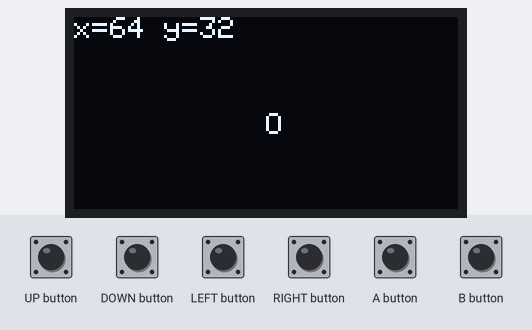
The sketch below on a simulated Arduboy, built with avr-gcc and run on an emulated ATmega32U4. Shown: 128×64 one-colour display. The inputs (shaded band) are chosen by the test bench.

Above: at 1.2 s.
1.3 s: B button pressed for 0.15 s
At 1.7 s:
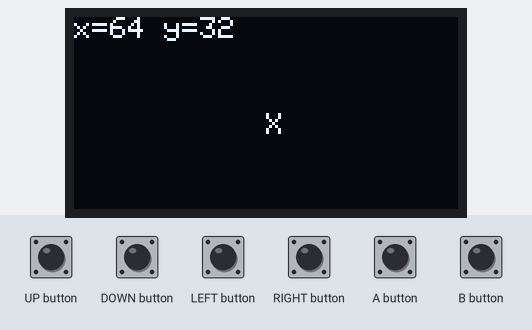
2.9 s: UP button pressed for 1 s
At 4.4 s:
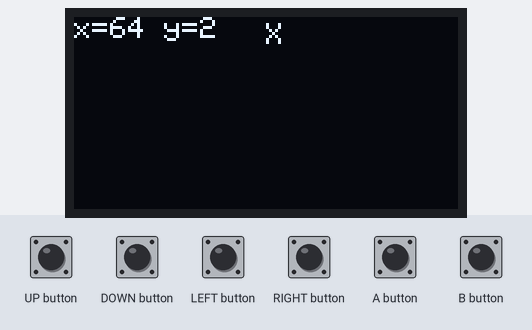
5.4 s: LEFT button pressed for 1 s
At 7.5 s:
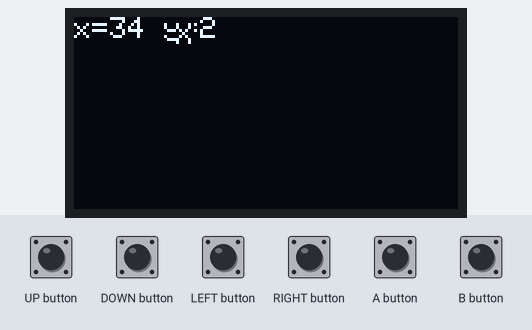
7.9 s: DOWN button pressed for 0.15 s
At 8.6 s:
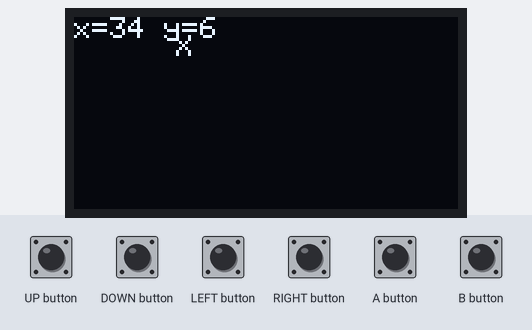
9.5 s: RIGHT button pressed for 0.15 s
At 10.8 s:
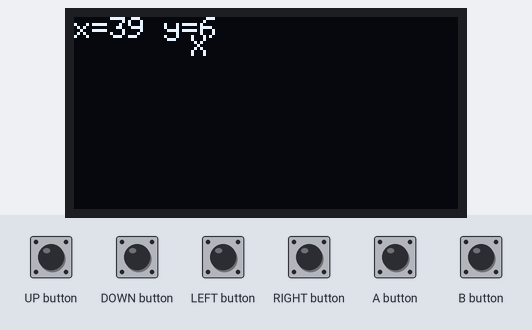
11.1 s: A button pressed for 0.15 s
At 12.0 s:
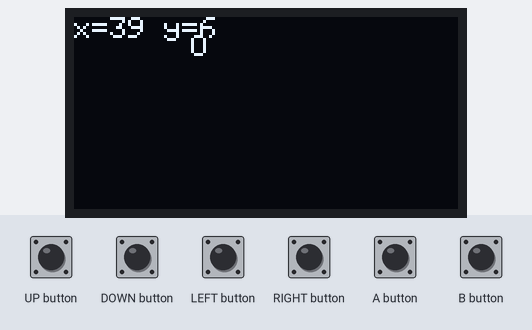
Timing chart, 0 to 13.7 s (numbered marks = the images above; inputs shaded):
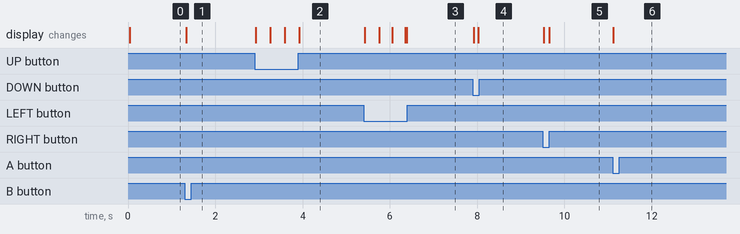

The sketch:

ArduhandheldTest.ino
```cpp
/***********************************************************************************
 *
 * 程式說明：測試程式.
 *
 **********************************************************************************/
// 導入Arduboy2.h.
#include <Arduboy2.h>
// 導ArduboyTones.h.
#include <ArduboyTones.h>

#define SCREEN_WIDTH   128
#define SCREEN_HEIGHT  64

// 宣告arduboy實例.
Arduboy2 arduboy;
// 宣告ArduboyTones實例.
ArduboyTones sound(arduboy.audio.enabled);

// 顯示位置.
byte x = 64;
byte y = 32;

// 顯示在畫面的圖案.
String str = "O";

//---------------------------------------------------------------------------------
// 初始.
//---------------------------------------------------------------------------------
void setup() {
  // 啟動arduboy實例.
  arduboy.begin();
  // 設定每秒30帧更新率.
  arduboy.setFrameRate(30);
}

//---------------------------------------------------------------------------------
// 主迴圈.
//---------------------------------------------------------------------------------
void loop() {
  // 等待下一帧時間到才進入繼續執行.
  if (!(arduboy.nextFrame()))
    return;

  // 保存按鈕狀態以供justPressed、justReleased使用.
  arduboy.pollButtons();

  // 將畫面清為黑色.
  arduboy.clear();

  // [按下持續執行]右方向鍵(右移動).
  if(arduboy.pressed(RIGHT_BUTTON) && (x < SCREEN_WIDTH)) {
    x++;
  }
  // [按下持續執行]左方向鍵(左移動).
  if(arduboy.pressed(LEFT_BUTTON) && (x > 0)) {
    x--;
  }
  // [按下持續執行]下方向鍵(下移動).
  if(arduboy.pressed(DOWN_BUTTON) && (y < SCREEN_HEIGHT)) {
    y++;
  }
  // [按下持續執行]上方向鍵(上移動).
  if(arduboy.pressed(UP_BUTTON) && (y > 0)) {
    y--;
  }
  // [按下執行1次]按下A按鈕(變換O字串).
  if(arduboy.justPressed(A_BUTTON)) {
    str = "O";
    sound.tone(NOTE_C7, 120, NOTE_D7, 120, NOTE_E7, 120);
  }
  // [放開執行1次]按下B按鈕(變換X字串).
  if(arduboy.justPressed(B_BUTTON)) {
    str = "X";
    sound.tone(NOTE_E7, 120, NOTE_D7, 120, NOTE_C7, 120);
  }

  // 顯示字串座標.
  arduboy.setCursor(0, 0);
  arduboy.print(F("x="));
  arduboy.print(x);
  arduboy.print(F(" y="));
  arduboy.print(y);

  // 設定字串位置.
  arduboy.setCursor(x, y);
  // 顯示字串.
  arduboy.print(str);

  // 更新畫面.
  arduboy.display();
}
```

Measured:
- after the input at 1.3 s, the display: changes at once (image 1)
- after the input at 2.9 s, the display: first changes at once (image 2 shows a later state)
- after the input at 5.4 s, the display: first changes at once (image 3 shows a later state)
- after the input at 7.9 s, the display: first changes at once (image 4 shows a later state)
- after the input at 9.5 s, the display: first changes at once (image 5 shows a later state)
- after the input at 11.1 s, the display: changes at once (image 6)
